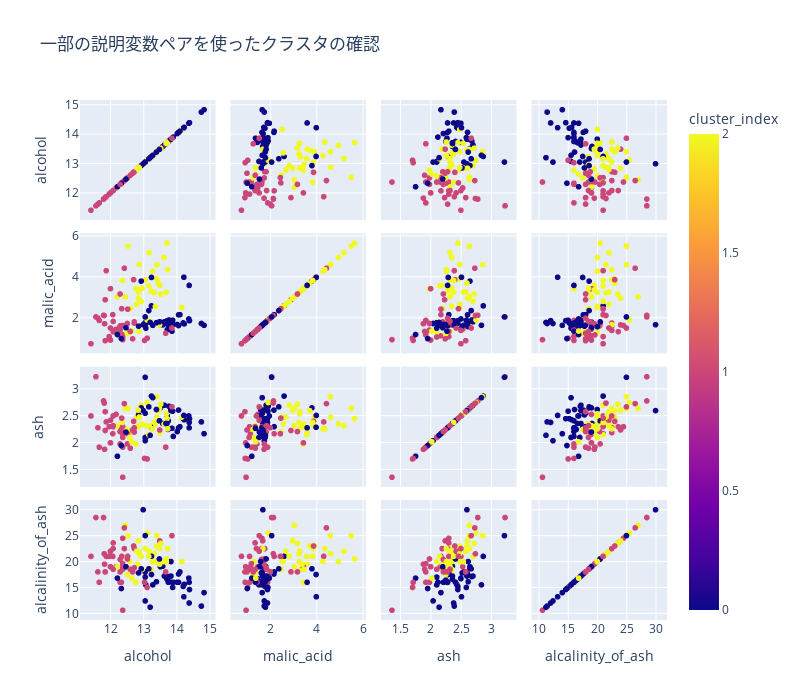

Notebook cell for this chart:
### Code cell
px.scatter_matrix(result_df, 
                  dimensions=result_df.columns[:4], 
                  color="cluster_index",
                  height=700,width=800,
                  title="一部の説明変数ペアを使ったクラスタの確認"
                 )
